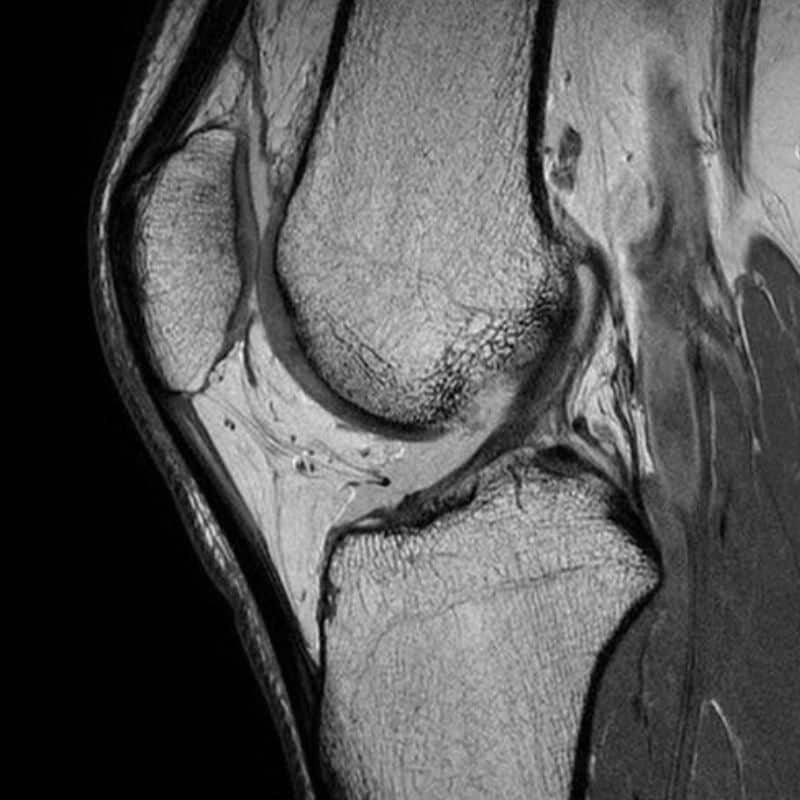
#> input picture GUIA3/PAIByB-5/img-1.tif, 800 x 800 px; its folder holds 3 pictures in this run
$ python registration.py
#> lines starting #> are read from the running program, lines starting #| are printed output that depends on the picture
### GUIA3/reg_toolkit.py
import re
import cv2
import numpy as np
import matplotlib.pyplot as plt
import os
import pandas as pd
from skimage import io, transform, img_as_float
from scipy.optimize import differential_evolution
from skimage.metrics import structural_similarity as ssim


# [349 lines left out: functions getPathfiles, getImagesFromPathfile, plotImgs, matchImg, plotMatchComparison, peak_SNR and 2 more, not called in this run]


def lista_de_paths(path_folder:str):
    # Define la carpeta base
#> called with path_folder = 'PAIByB-5'
    carpeta_base = path_folder
    lista_paths =[]
    # Recorre todos los archivos dentro de la carpeta
    for root, dirs, files in os.walk(carpeta_base):
        for file in files:
            # Obtiene el path absoluto del archivo
            path_absoluto = os.path.join(root, file)

            lista_paths.append(path_absoluto)
            # Obtiene el path relativo con respecto a la carpeta base
            path_relativo = os.path.relpath(path_absoluto, carpeta_base)
    return lista_paths


def agrupar_paths(paths):
    un_digito = []
    dos_digitos = []

    # Expresión regular para extraer el número
    patron = re.compile(r'img-(\d+)\.tif')

    for path in paths:
        # Buscar el número en el nombre del archivo
        match = patron.search(path)
        if match:
            numero = match.group(1)
            if len(numero) == 1:
                un_digito.append(path)
            elif len(numero) == 2:
                dos_digitos.append(path)

    return un_digito, dos_digitos

### GUIA3/registration.py
import cv2
import numpy as np
import matplotlib.pyplot as plt
import pandas as pd
from skimage.metrics import structural_similarity as ssim
from reg_toolkit import lista_de_paths, agrupar_paths
from reg_toolkit import peak_SNR as PSNR, matchImg, registracion_IM

class Imagen:
    def __init__(self, image, feature_extractor='sift', harris_thres=0.1, nombre=''):
        # Atributo: nombre de la imagen (extraído del path)
#> called with image = 'PAIByB-5/img-1.tif', feature_extractor = 'sift', harris_thres = 0.1, nombre = ''
        if type(image) == str:
            self.nombre = image.split('.')[0]  # Sin la extensión del archivo

            # Atributo: imagen leída con OpenCV
            self.imagen = cv2.imread(image, cv2.IMREAD_GRAYSCALE)
#> self.imagen is the input picture: shape (800, 800); min 0, max 243, mean 85.6
        else:
            self.imagen = image
            self.nombre = nombre

        # Validad extractor de caracteristicas
        assert feature_extractor in {'sift', 'orb', 'harris'},\
            "El extractor de características debe ser 'sift', 'orb' o 'harris'."
        self.feature_extractor = feature_extractor
        self.extraer_puntos_clave()
        # Atributos: puntos clave y descriptores


    # [8 lines left out: function show, not called in this run]

    def _extraer_puntos_clave_sift(self):
        """
        (privado) -  extraer puntos clave y descriptores usando SIFT.
        """
        self.sift = cv2.SIFT_create()
        kp, descriptores = self.sift.detectAndCompute(self.imagen, mask = None)
#> kp = 5676 keypoints; strongest (x, y, size): (385, 482, 6.1), (233, 427, 3.4), (547, 176, 5.4), (211, 534, 13.3)
        return kp, descriptores

    # [32 lines left out: functions _extraer_puntos_clave_orb, _extraer_puntos_clave_harris, not called in this run]

    def extraer_puntos_clave(self):
        """
        (publico) - extraer los puntos clave de la imagen.
        """
        if self.feature_extractor == 'sift':
            self.puntos_clave, self.descriptores = self._extraer_puntos_clave_sift()
#> self.puntos_clave has the same summary as kp in _extraer_puntos_clave_sift

        elif self.feature_extractor == 'orb':
            self.puntos_clave, self.descriptores = self._extraer_puntos_clave_orb()

        elif self.feature_extractor == 'harris':
            self.puntos_clave, self.descriptores = self._extraer_puntos_clave_harris()


    # [17 lines left out: functions mostrar_puntos_clave, info, not called in this run]

class Registracion:
    # [213 lines left out: functions __init__, calcular_matches, dibujar_matches, calcular_homografia, registrar_imagen, plot_registracion and 4 more, not called in this run]

def main():
    #extrigo paths
    lista_paths = lista_de_paths('PAIByB-5')
    # Agrupar los paths
    un_digito, dos_digitos = agrupar_paths(lista_paths)
    #aplico mi clase a cada path
    un_digito_imgs = [Imagen(image) for image in un_digito ]
    dos_digito_imgs = [Imagen(image) for image in dos_digitos ]
#> call 2 of __init__, with image = 'PAIByB-5/img-11.tif', feature_extractor = 'sift', harris_thres = 0.1, nombre = ''
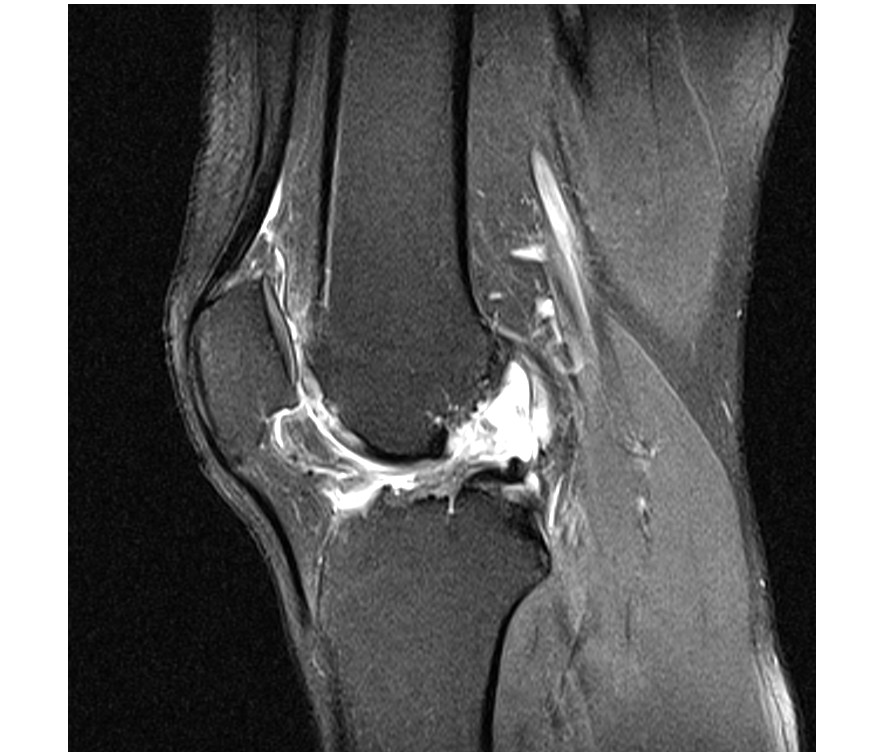
#> input picture GUIA3/PAIByB-5/img-11.tif, 884 x 752 px
#> in __init__, self.imagen is the input picture: shape (752, 884); min 0, max 255, mean 100.9
#> in _extraer_puntos_clave_sift (call 2), `kp, descriptores = self.sift.detectAndCompute(self.imagen, mask = None)`: kp = 2592 keypoints; strongest (x, y, size): (812, 8, 6.7), (515, 462, 7.6), (533, 481, 9.5), (546, 307, 11.3)
#> in extraer_puntos_clave (call 2), `self.puntos_clave, self.descriptores = self._extraer_puntos_clave_sift()`: self.puntos_clave has the same summary as kp in _extraer_puntos_clave_sift
#> call 3 of __init__, with image = 'PAIByB-5/img-12.tif', feature_extractor = 'sift', harris_thres = 0.1, nombre = ''
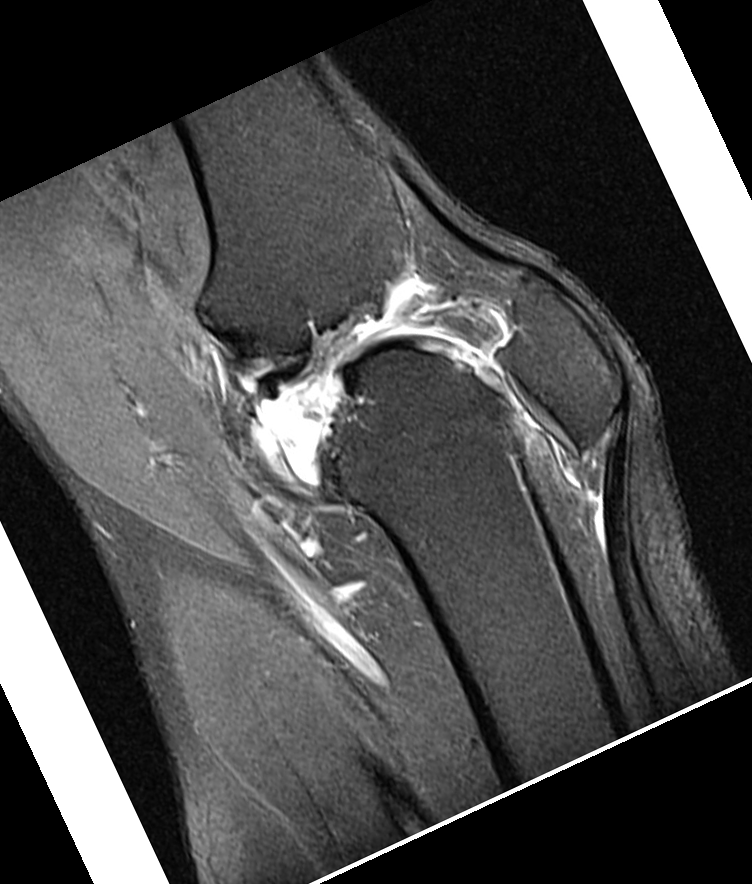
#> input picture GUIA3/PAIByB-5/img-12.tif, 752 x 884 px
#> in __init__, self.imagen is the input picture: shape (884, 752); min 0, max 255, mean 74.9
#> in _extraer_puntos_clave_sift (call 3), `kp, descriptores = self.sift.detectAndCompute(self.imagen, mask = None)`: kp = 2463 keypoints; strongest (x, y, size): (295, 426, 53.8), (273, 394, 7.6), (249, 385, 9.6), (310, 547, 11.3)
#> in extraer_puntos_clave (call 3), `self.puntos_clave, self.descriptores = self._extraer_puntos_clave_sift()`: self.puntos_clave has the same summary as kp in _extraer_puntos_clave_sift
    for i in range(1,len(un_digito)):
        # Crea una instancia de Registracion
        prueba_reg = Registracion(imagen_referencia=un_digito_imgs[0], imagen_movil=un_digito_imgs[i])

        # Calcula los matches entre la imagen de referencia y la imagen móvil
        prueba_reg.calcular_matches()

        # Calcula las coincidencias
        prueba_reg.dibujar_matches()

        # Calcula la homografía basada en los matches filtrados
        prueba_reg.calcular_homografia()

        # Registra la imagen móvil con respecto a la de referencia
        prueba_reg.registrar_imagen()

        #grafico

        plt.figure(figsize=(20, 5))  # Ancho mayor para acomodar las tres imágenes


        plt.subplot(1, 4, 1)
        plt.imshow(prueba_reg.img_ref.imagen, cmap='gray')
        plt.title(f'Imagen ref {prueba_reg.img_ref.nombre}')
        plt.axis('off')


        plt.subplot(1, 4, 2)
        plt.imshow(prueba_reg.img_mov.imagen, cmap='gray')
        plt.title(f'Imeagen Movil {prueba_reg.img_mov.nombre}')
        plt.axis('off')

        plt.subplot(1, 4, 3)
        plt.imshow(prueba_reg.imagen_registrada, cmap='gray')
        plt.title('imagen registrada')
        plt.axis('off')

        plt.subplot(1,4,4)
        plt.imshow(prueba_reg.coincidencias,cmap= 'gray')
        plt.title('coincidencias')
        plt.axis('off')
        # Mostrar el gráfico
        plt.show()

if __name__ == '__main__':
    main()
# un digito:
# 0 imagen de rodilla normal
# 1 imagen rodilla rotada aprox +30
# 2 imagen rodilla flip en eje y
# 3 imagen rodilla rotacion 230 maso

# dos digitos:
# 0 imagen rodilla oscura
# imagen rodilla oscura con rot 230
